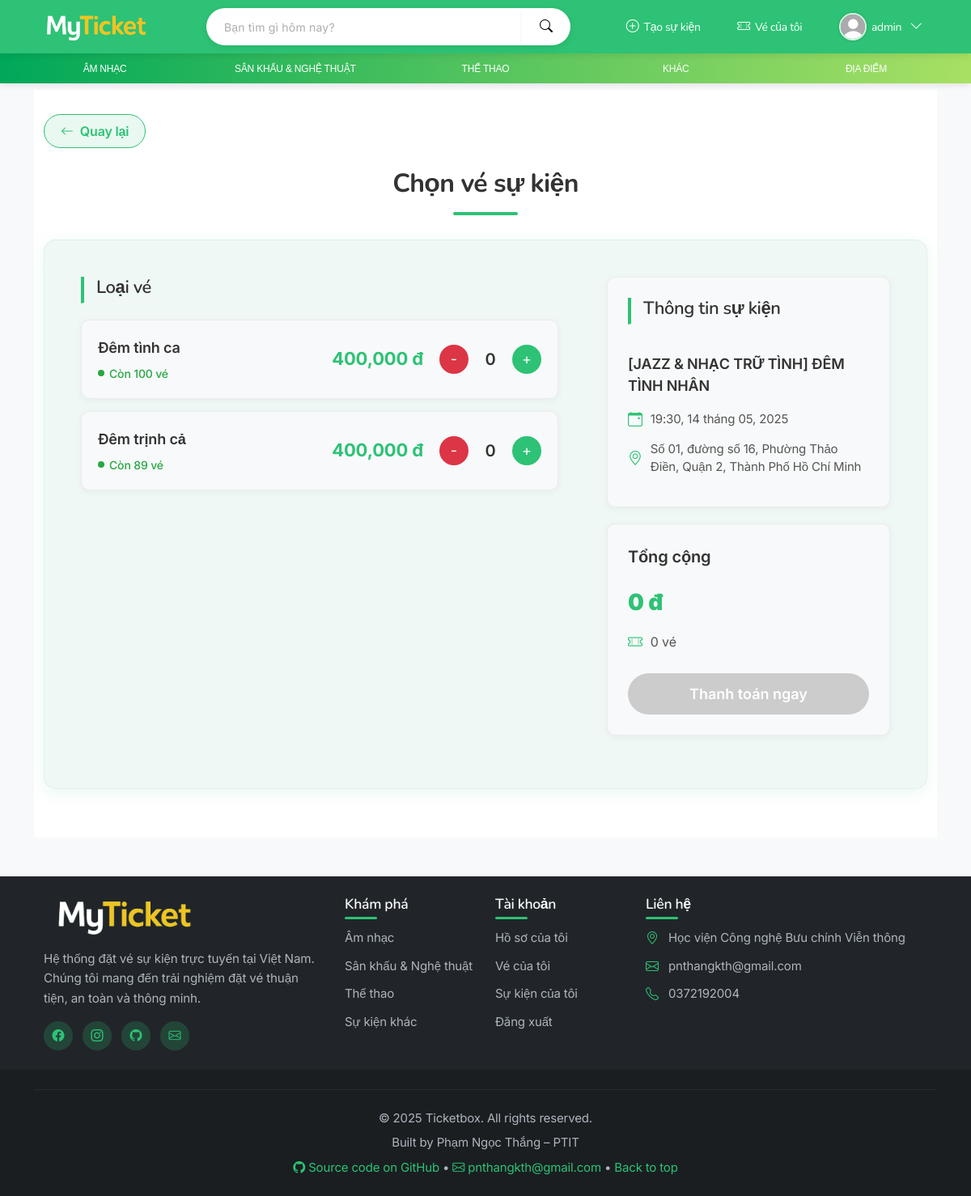
Page /booking/book/1/?session=15 (signed in) on the committed database.
### app/models.py (models this page shows, shortened)
class UserProfile(models.Model):
    GENDER_CHOICES = [
        ('M', 'Nam'),
        ('F', 'Nữ'),
    ]
    user = models.OneToOneField(User, on_delete=models.CASCADE, related_name='profile')
    avatar = models.ImageField(upload_to='avatars/', blank=True, null=True)
    phone_number = models.CharField(max_length=15, blank=True, null=True, verbose_name="Số điện thoại")
    birth_date = models.DateField(blank=True, null=True, verbose_name="Ngày sinh")
    gender = models.CharField(max_length=1, choices=GENDER_CHOICES, blank=True, null=True, verbose_name="Giới tính")
    address = models.TextField(blank=True, null=True, verbose_name="Địa chỉ")

class TicketType(models.Model):
    session = models.ForeignKey(EventSession, on_delete=models.CASCADE, related_name='ticket_types', verbose_name="Mốc thời gian")
    name = models.CharField(max_length=100, verbose_name="Tên loại vé")
    price = models.DecimalField(max_digits=10, decimal_places=0, verbose_name="Giá vé")
    description = models.TextField(blank=True, null=True, verbose_name="Mô tả")
    quantity = models.PositiveIntegerField(default=100, verbose_name="Số lượng vé")
    min_quantity_per_order = models.PositiveIntegerField(default=1, verbose_name="Số lượng vé tối thiểu mỗi đơn")
    max_quantity_per_order = models.PositiveIntegerField(default=10, verbose_name="Số lượng vé tối đa mỗi đơn")
    sale_start_time = models.DateTimeField(verbose_name="Thời gian bắt đầu bán vé", default=timezone.now)
    sale_end_time = models.DateTimeField(verbose_name="Thời gian kết thúc bán vé")
    ticket_info = models.TextField(blank=True, null=True, verbose_name="Thông tin vé bổ sung")
    ticket_image = models.ImageField(upload_to='tickets/images/', verbose_name="Hình ảnh vé", blank=True, null=True)
    class Meta:
        verbose_name = "Loại vé"
        verbose_name_plural = "Loại vé"
    @property
    def available_quantity(self):
        from django.db.models import Sum
        from booking.models import Booking
        sold = Booking.objects.filter(ticket_type=self, payment_status='Paid').aggregate(Sum('quantity'))['quantity__sum'] or 0
        return self.quantity - sold

class Event(models.Model):
    CATEGORY_CHOICES = [
        ('concert', 'Âm nhạc'),
        ('theater', 'Sân khấu & Nghệ Thuật'),
        ('sports', 'Thể thao'),
        ('conference', ''),
        ('other', 'Khác'),
    ]
    title = models.CharField(max_length=200, verbose_name="Tên sự kiện")
    description = models.TextField(verbose_name="Mô tả")
    category = models.CharField(max_length=20, choices=CATEGORY_CHOICES, default='other', verbose_name="Thể loại")
    location = models.CharField(max_length=200, verbose_name="Địa điểm")
    image = models.ImageField(upload_to='events/', blank=True, null=True, verbose_name="Ảnh sự kiện")

class EventSession(models.Model):
    event = models.ForeignKey(Event, on_delete=models.CASCADE, related_name='sessions', verbose_name="Sự kiện")
    start_time = models.DateTimeField(verbose_name="Thời gian bắt đầu")
    end_time = models.DateTimeField(verbose_name="Thời gian kết thúc", null=True, blank=True)
    is_active = models.BooleanField(default=True, verbose_name="Đang hoạt động")
    class Meta:
        verbose_name = "Mốc thời gian"
        verbose_name_plural = "Mốc thời gian"
        ordering = ['start_time']

### booking/views.py (the view, shortened to what this page needs)
# urls.py: path('book/<int:event_id>/', views.book_ticket, name='book_ticket'),
def book_ticket(request, event_id):
    event = get_object_or_404(Event, pk=event_id)
    if request.method == "GET":
        session_id = request.GET.get('session')
        if session_id:
            session = get_object_or_404(EventSession, pk=session_id, event=event)
            ticket_types = TicketType.objects.filter(session=session)
        else:
            session = event.sessions.first()
            ticket_types = TicketType.objects.filter(session=session) if session else []
        return render(request, 'booking/book_ticket.html', {
            'event': event,
            'session': session,
            'ticket_types': ticket_types
        })

### booking/templates/booking/book_ticket.html (shortened to what this page needs)
{% extends 'app/base.html' %}
{% load static %}
{% load humanize %}
{% block extra_css %}
<link rel="stylesheet" href="{% static 'booking/css/book_ticket.css' %}">
{% endblock %}
{% block content %}
<div class="booking-page">
  <div class="container">
    <a href="{% url 'event_detail' event.id %}" class="back-button">
      <i class="bi bi-arrow-left"></i> Quay lại
    </a>
    <h1 class="booking-title">Chọn vé sự kiện</h1>
    <div class="booking-container">
      <div class="left">
        <h2 class="section-title">Loại vé</h2>
        {% if ticket_types %}
          {% for ticket in ticket_types %}
          <div class="ticket-item">
            <div class="ticket-info">
              <div class="ticket-name">{{ ticket.name }}</div>
              <div class="ticket-remaining">
                {% if ticket.available_quantity > 0 %}
                  Còn {{ ticket.available_quantity }} vé
                {% else %}
                  <span class="ticket-sold-out">Hết vé</span>
                {% endif %}
              </div>
            </div>
            <div class="ticket-price">{{ ticket.price|floatformat:0|intcomma }} đ</div>
            <div class="ticket-buttons">
              <button class="minus" data-id="{{ ticket.id }}" data-price="{{ ticket.price }}" {% if ticket.available_quantity <= 0 %}disabled{% endif %}>-</button>
              <span id="quantity-{{ ticket.id }}">0</span>
              <button class="plus" data-id="{{ ticket.id }}" data-price="{{ ticket.price }}"
                data-max="{{ ticket.max_quantity_per_order }}"
                data-available="{{ ticket.available_quantity }}"
                {% if ticket.available_quantity <= 0 %}disabled{% endif %}>+</button>
            </div>
          </div>
          {% endfor %}
        {% else %}
          <div class="ticket-item empty">
            <span>Hiện chưa có loại vé nào cho sự kiện này</span>
          </div>
        {% endif %}
      </div>
      <div class="right">
        <div class="event-summary">
          <h2 class="section-title">Thông tin sự kiện</h2>
          <div class="event-details">
            <div class="event-title">{{ event.title }}</div>
            {% if session %}
              <div class="event-time">
                <i class="bi bi-calendar-event"></i>
                {% if session.start_time.date == session.end_time.date %}
                  {{ session.start_time|date:"H:i" }}, {{ session.start_time|date:"d" }} tháng {{ session.start_time|date:"m" }}, {{ session.start_time|date:"Y" }}
                {% else %}
                  {{ session.start_time|date:"H:i, d/m/Y" }}
                {% endif %}
              </div>
            {% endif %}
            <div class="event-location">
              <i class="bi bi-geo-alt"></i> {{ event.location }}
            </div>
          </div>
        </div>
        <div class="order-summary">
          <div class="summary-title">Tổng cộng</div>
          <div class="summary-total">
            <strong id="total-price">0 đ</strong>
          </div>
          <div class="icon-quantity">
            <i class="bi bi-ticket-perforated"></i>
            <span id="total-tickets">0 vé</span>
          </div>
          <form method="post" action="{% url 'booking:book_ticket' event.id %}" id="booking-form">
            <button type="submit" class="continue-btn" id="continue-btn" disabled>
              Thanh toán ngay
            </button>
          </form>
        </div>
      </div>
    </div>
  </div>
</div>
{% endblock %}

### app/templates/app/base.html (shortened to what this page needs)
<!DOCTYPE html>
<html lang="vi">
<head>
    {% load static %}
    <link rel="stylesheet" href="https://cdn.jsdelivr.net/npm/bootstrap@5.3.0/dist/css/bootstrap.min.css">
    <link rel="stylesheet" href="{% static 'app/css/style.css' %}">
    <link rel="stylesheet" href="https://cdn.jsdelivr.net/npm/bootstrap-icons@1.11.0/font/bootstrap-icons.css">
    {% block extra_css %}{% endblock %}
</head>
<body>
    <div class="navbar custom-green py-2">
        <div class="container-fluid">
            <a href="{% url 'home' %}" class="navbar-brand ms-3">
                <img src="{% static 'app/images/logo.png' %}" alt="Logo" >
            </a>
            <form class="search-form mx-auto" role="search" action="{% url 'home' %}" method="GET">
                <div class="input-group">
                    <input class="form-control shadow-sm" type="search" name="q" placeholder="Bạn tìm gì hôm nay?" aria-label="Search" value="{{ search_query|default:'' }}">
                    <button class="btn btn-light shadow-sm" type="submit">
                        <i class="bi bi-search"></i>
                    </button>
                </div>
            </form>
            <div class="navbar-buttons me-3">
                <a href="#" class="btn btn-custom btn-custom-secondary">
                    <i class="bi bi-plus-circle"></i>
                    <span>Tạo sự kiện</span>
                </a>
                {% if user.is_authenticated %}
                    <a href="{% url 'booking:my_tickets' %}" class="btn btn-custom btn-custom-secondary">
                        <i class="bi bi-ticket-perforated"></i>
                        <span>Vé của tôi</span>
                    </a>
                    <div class="dropdown">
                        <button class="btn btn-custom btn-custom-secondary user-dropdown-btn" type="button" id="userDropdown" data-bs-toggle="dropdown" aria-expanded="false">
                            {% if user.profile.avatar and user.profile.avatar.name %}
                                <img src="{{ user.profile.avatar.url }}" alt="Profile" class="rounded-circle">
                            {% else %}
                                <img src="{% static 'app/images/default-avatar.jpg' %}" alt="Default Profile" class="rounded-circle">
                            {% endif %}
                            <span>{{ user.username }}</span>
                            <i class="bi bi-chevron-down ms-1"></i>
                        </button>
                    </div>
                {% endif %}
            </div>
        </div>
    </div>
    <div class="sub-navbar">
        <div class="container-fluid">
            <ul class="nav">
                <li class="nav-item">
                    <a class="nav-link {% if request.GET.category == 'concert' %}active{% endif %}" href="{% url 'home' %}?category=concert">
                        Âm nhạc
                    </a>
                </li>
                <li class="nav-item">
                    <a class="nav-link {% if request.GET.category == 'theater' %}active{% endif %}" href="{% url 'home' %}?category=theater">
                        Sân khấu & Nghệ thuật
                    </a>
                </li>
                <li class="nav-item">
                    <a class="nav-link {% if request.GET.category == 'sports' %}active{% endif %}" href="{% url 'home' %}?category=sports">
                        Thể thao
                    </a>
                </li>
                <li class="nav-item">
                    <a class="nav-link {% if request.GET.category == 'other' %}active{% endif %}" href="{% url 'home' %}?category=other">
                        Khác
                    </a>
                </li>
                <li class="nav-item dropdown">
                    <a class="nav-link dropdown-toggle" href="#"
                       role="button" data-bs-toggle="dropdown"
                       aria-expanded="false">
                        Địa điểm
                    </a>
                </li>
            </ul>
        </div>
    </div>
    <div class="container">
        {% block content %}{% endblock %}
    </div>
    <footer class="footer mt-5">
        <div class="footer-top py-4">
            <div class="container">
                <div class="row">
                    <div class="col-lg-4 col-md-6 mb-4 mb-lg-0">
                        <div class="footer-brand">
                            <a href="{% url 'home' %}">
                                <img src="{% static 'app/images/logo.png' %}" alt="MyTicket Logo" class="footer-logo img-fluid" style="max-height: 50px;">
                            </a>
                            <p class="mt-3">Hệ thống đặt vé sự kiện trực tuyến tại Việt Nam. Chúng tôi mang đến trải nghiệm đặt vé thuận tiện, an toàn và thông minh.</p>
                            <div class="social-links mt-3">
                                <a href="https://facebook.com" target="_blank" class="social-link"><i class="bi bi-facebook"></i></a>
                                <a href="https://instagram.com" target="_blank" class="social-link"><i class="bi bi-instagram"></i></a>
                                <a href="https://github.com/thangkh02/MyTicket" target="_blank" class="social-link"><i class="bi bi-github"></i></a>
                                <a href="mailto:pnthangkth@gmail.com" class="social-link"><i class="bi bi-envelope" ></i></a>
                            </div>
                        </div>
                    </div>
                    <div class="col-lg-2 col-md-6 mb-4 mb-lg-0">
                        <h5 class="footer-heading">Khám phá</h5>
                        <ul class="footer-links">
                            <li><a href="{% url 'home' %}?category=concert">Âm nhạc</a></li>
                            <li><a href="{% url 'home' %}?category=theater">Sân khấu & Nghệ thuật</a></li>
                            <li><a href="{% url 'home' %}?category=sports">Thể thao</a></li>
                            <li><a href="{% url 'home' %}?category=other">Sự kiện khác</a></li>
                        </ul>
                    </div>
                    <div class="col-lg-2 col-md-6 mb-4 mb-lg-0">
                        <h5 class="footer-heading">Tài khoản</h5>
                        <ul class="footer-links">
                            {% if user.is_authenticated %}
                            <li><a href="{% url 'profile' %}">Hồ sơ của tôi</a></li>
                            <li><a href="{% url 'booking:my_tickets' %}">Vé của tôi</a></li>
                            <li><a href="{% url 'profile' %}?tab=tickets">Sự kiện của tôi</a></li>
                            <li><a href="{% url 'logout' %}">Đăng xuất</a></li>
                            {% else %}
                            <li><a href="{% url 'login' %}">Đăng nhập</a></li>
                            <li><a href="{% url 'register' %}">Đăng ký</a></li>
                            {% endif %}
                        </ul>
                    </div>
                    <div class="col-lg-4 col-md-6">
                        <h5 class="footer-heading">Liên hệ</h5>
                        <ul class="footer-contact">
                            <li><i class="bi bi-geo-alt" ></i> Học viện Công nghệ Bưu chính Viễn thông </li>
                            <li><i class="bi bi-envelope"></i> <a href="mailto:pnthangkth@gmail.com"> pnthangkth@gmail.com</a></li>
                            <li><i class="bi bi-telephone"></i> <a href="tel:0372192004">0372192004</a></li>
                        </ul>
                    </div>
                </div>
            </div>
        </div>
        <div class="footer-bottom py-3">
            <div class="container text-center">
                <hr class="footer-divider">
                <p>© 2025 Ticketbox. All rights reserved.</p>
                <p>Built by Phạm Ngọc Thắng – PTIT</p>
                <p>
                    <a href="https://github.com/thangkh02/MyTicket" target="_blank" >
                        <i class="bi bi-github"></i> Source code on GitHub
                    </a> •
                    <a href="mailto:pnthangkth@gmail.com">
                        <i class="bi bi-envelope"></i> pnthangkth@gmail.com
                    </a> •
                    <a href="#top">
                        Back to top
                    </a>
                </p>
            </div>
        </div>
    </footer>
</body>
</html>

### rows in the picture
TicketType: name "Đêm tình ca", available_quantity "100", price "400,000"
TicketType: name "Đêm trịnh cả", available_quantity "89", price "400,000"
Event: title "[JAZZ & NHẠC TRỮ TÌNH] ĐÊM TÌNH NHÂN", location "Số 01, đường số 16, Phường Thảo Điền, Quận 2, Thành Phố Hồ Chí Minh"
EventSession: start_time "19:30", start_time "14", start_time "05", start_time "2025"

### other values in the picture
{{ user.username }} "admin"
